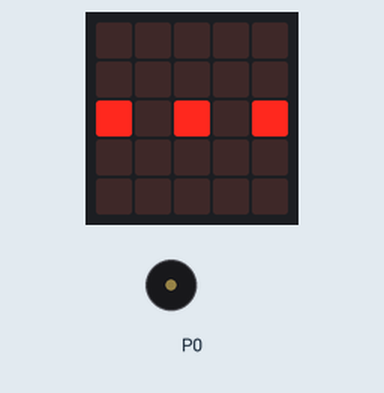
Recording of a program running on a simulated BBC micro:bit (MakeCode). Shown: the board's 5×5 LED display, buzzer (waves = sounding).

Above: at 4.24 s.
At 12.7 s:
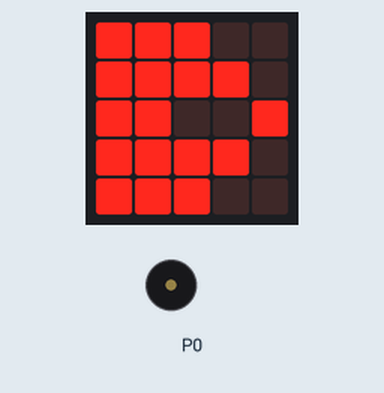
At 21.16 s:
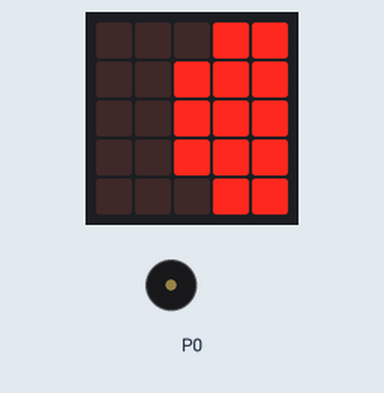
At 39.4 s:
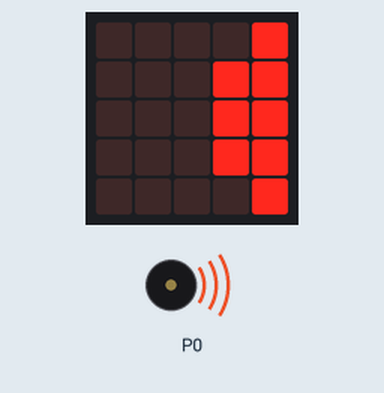
Timing chart, 0 to 40.0 s (numbered marks = the images above):
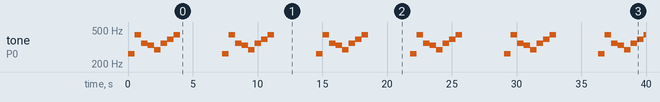

The program:

main.ts
```typescript
basic.forever(function () {
    music.playMelody("C A F E D F G A ", 120)
    basic.showLeds(`
        . . . . .
        . . . . .
        # . # . #
        . . . . .
        . . . . .
        `)
    basic.showLeds(`
        . . . . .
        # . . . .
        # . # . #
        # . . . .
        . . . . .
        `)
    basic.showLeds(`
        # . . . .
        # # . . .
        . . # . #
        # # . . .
        # . . . .
        `)
    basic.showLeds(`
        # # # . .
        # # # # .
        # # . . #
        # # # # .
        # # # . .
        `)
    basic.showLeds(`
        . # # # .
        # # # # #
        # # # # #
        # # # # #
        . # # # .
        `)
    basic.showLeds(`
        . . # # #
        . # # # #
        . # # # #
        . # # # #
        . . # # #
        `)
    basic.showLeds(`
        . . . # #
        . . # # #
        . . # # #
        . . # # #
        . . . # #
        `)
    basic.showLeds(`
        . . . . #
        . . . # #
        . . . # #
        . . . # #
        . . . . #
        `)
})
```

test.ts
```typescript
// les tests vont ici ; cela ne sera pas compilé si ce paquet est utilisé en tant qu'extension.
```

Measured:
- by itself, tone on P0: repeats every 7.3 s: 440 Hz 0.51 s, 349 Hz 0.51 s, 330 Hz 0.51 s, 294 Hz 0.51 s, 349 Hz 0.51 s, 392 Hz 0.51 s, 440 Hz 0.50 s, silent 3.2 s, 262 Hz 0.51 s
- what the display in image 0 shows lasts 0.4 s, from 4.0 s to 4.4 s
